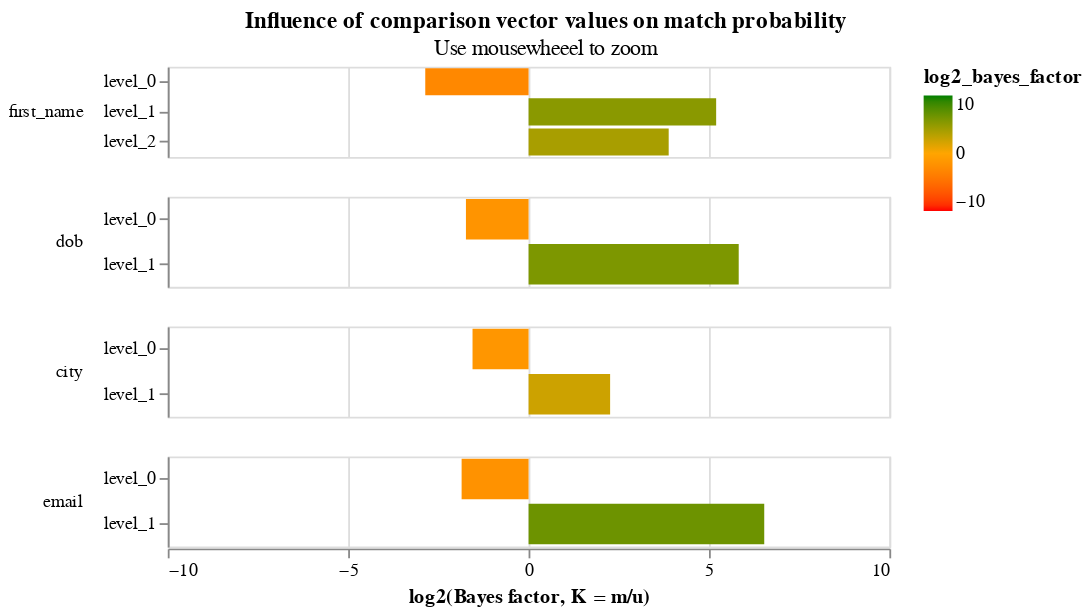

Here is the notebook cell this chart was saved with:
### Markdown cell above
The `model` property of the `linker` is an object that contains a lot of diagnostic information about how the match probability was computed.  The following cells demonstrate some of its functionality

### Code cell
model = linker.model
model.bayes_factor_chart()

### Figure 1 — Vega-Lite specification as saved in the notebook (floating-point values rounded to 4 significant figures)
{"$schema": "https://vega.github.io/schema/vega-lite/v4.json", "config": {"header": {"title": null}, "mark": {"tooltip": null}, "title": {"anchor": "middle"}, "view": {"continuousHeight": 300, "continuousWidth": 400, "height": 300, "width": 400}}, "data": {"name": "data-b3fcb1d53f99d93100d09d3d228a66e3"}, "datasets": {"data-b3fcb1d53f99d93100d09d3d228a66e3": [{"bayes_factor": 0.1374, "column_name": "first_name", "gamma_column_name": "gamma_first_name", "gamma_index": 0, "level_name": "level_0", "level_proportion": 0.6971, "log2_bayes_factor": -2.863, "m_probability": 0.1304, "max_gamma_index": 2, "num_levels": 3, "u_probability": 0.9486}, {"bayes_factor": 36.74, "column_name": "first_name", "gamma_column_name": "gamma_first_name", "gamma_index": 1, "level_name": "level_1", "level_proportion": 0.06056, "log2_bayes_factor": 5.199, "m_probability": 0.1857, "max_gamma_index": 2, "num_levels": 3, "u_probability": 0.005054}, {"bayes_factor": 14.76, "column_name": "first_name", "gamma_column_name": "gamma_first_name", "gamma_index": 2, "level_name": "level_2", "level_proportion": 0.2423, "log2_bayes_factor": 3.884, "m_probability": 0.684, "max_gamma_index": 2, "num_levels": 3, "u_probability": 0.04634}, {"bayes_factor": 0.3002, "column_name": "dob", "gamma_column_name": "gamma_dob", "gamma_index": 0, "level_name": "level_0", "level_proportion": 0.7752, "log2_bayes_factor": -1.736, "m_probability": 0.2965, "max_gamma_index": 1, "num_levels": 2, "u_probability": 0.9876}, {"bayes_factor": 56.67, "column_name": "dob", "gamma_column_name": "gamma_dob", "gamma_index": 1, "level_name": "level_1", "level_proportion": 0.2248, "log2_bayes_factor": 5.824, "m_probability": 0.7035, "max_gamma_index": 1, "num_levels": 2, "u_probability": 0.01241}, {"bayes_factor": 0.3407, "column_name": "city", "gamma_column_name": "gamma_city", "gamma_index": 0, "level_name": "level_0", "level_proportion": 0.6792, "log2_bayes_factor": -1.553, "m_probability": 0.2902, "max_gamma_index": 1, "num_levels": 2, "u_probability": 0.8518}, {"bayes_factor": 4.79, "column_name": "city", "gamma_column_name": "gamma_city", "gamma_index": 1, "level_name": "level_1", "level_proportion": 0.3208, "log2_bayes_factor": 2.26, "m_probability": 0.7098, "max_gamma_index": 1, "num_levels": 2, "u_probability": 0.1482}, {"bayes_factor": 0.2763, "column_name": "email", "gamma_column_name": "gamma_email", "gamma_index": 0, "level_name": "level_0", "level_proportion": 0.7715, "log2_bayes_factor": -1.856, "m_probability": 0.2741, "max_gamma_index": 1, "num_levels": 2, "u_probability": 0.9922}, {"bayes_factor": 92.53, "column_name": "email", "gamma_column_name": "gamma_email", "gamma_index": 1, "level_name": "level_1", "level_proportion": 0.2285, "log2_bayes_factor": 6.532, "m_probability": 0.7259, "max_gamma_index": 1, "num_levels": 2, "u_probability": 0.007845}]}, "encoding": {"color": {"field": "log2_bayes_factor", "scale": {"domain": [-10, 0, 10], "range": ["red", "orange", "green"]}, "type": "quantitative"}, "row": {"field": "column_name", "header": {"labelAlign": "left", "labelAnchor": "middle", "labelAngle": 0}, "sort": {"field": "gamma_index"}, "type": "nominal"}, "tooltip": [{"field": "column_name", "type": "nominal"}, {"field": "level_name", "type": "ordinal"}, {"field": "m_probability", "format": ".4f", "type": "quantitative"}, {"field": "bayes_factor", "format": ".4f", "type": "quantitative"}, {"field": "level_proportion", "format": ".2%", "title": "Percentage of record comparisons in this level", "type": "nominal"}, {"field": "log2_bayes_factor", "format": ".4f", "title": "log2(Bayes factor, K = m/u)", "type": "quantitative"}], "x": {"axis": {"title": "log2(Bayes factor, K = m/u)", "values": [-10, -5, 0, 5, 10]}, "field": "log2_bayes_factor", "scale": {"domain": [-10, 10]}, "type": "quantitative"}, "y": {"axis": {"title": null}, "field": "level_name", "type": "nominal"}}, "height": 50, "mark": {"clip": true, "type": "bar"}, "resolve": {"scale": {"y": "independent"}}, "selection": {"selector076": {"bind": "scales", "encodings": ["x"], "type": "interval"}}, "title": {"subtitle": "Use mousewheeel to zoom", "text": "Influence of comparison vector values on match probability"}}
